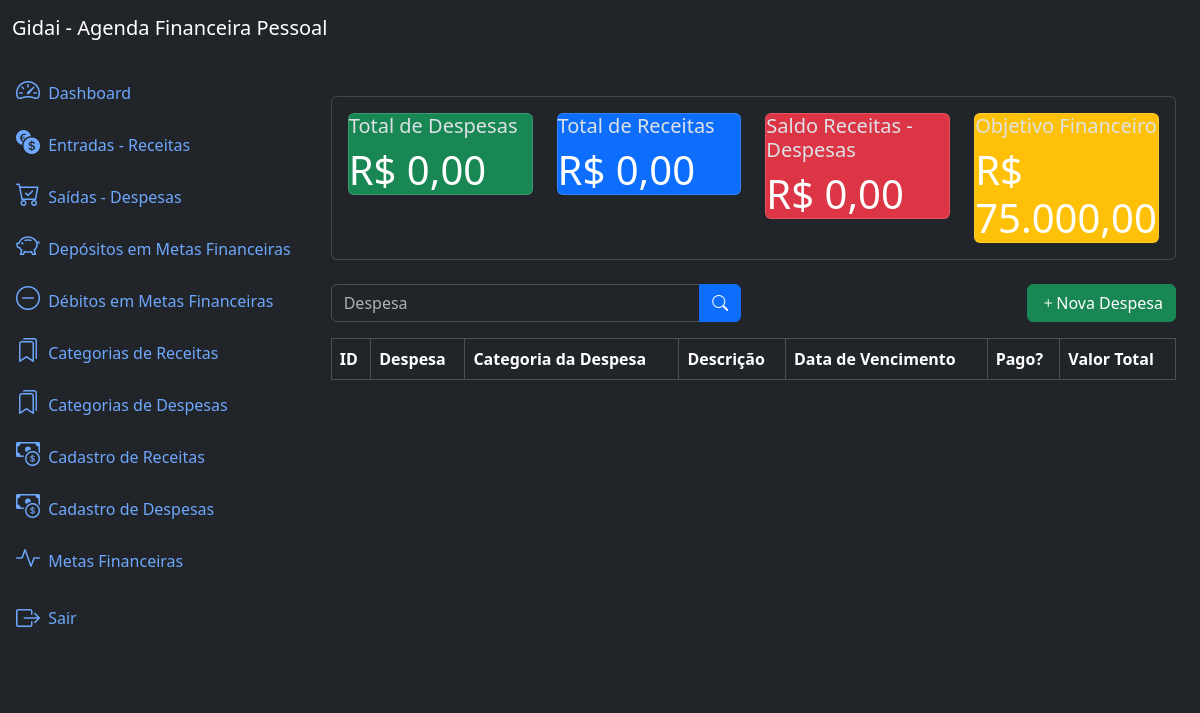
The app's page /expenses/list/ (signed in), older data.
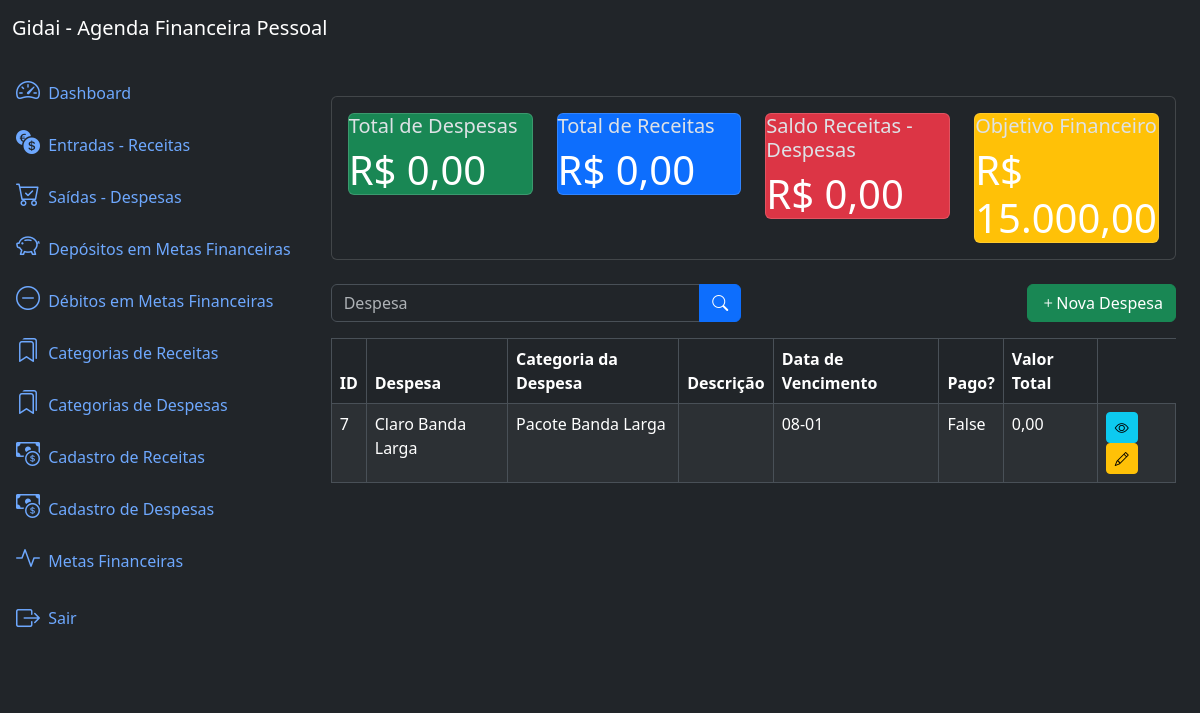
The same page, newer data.
### expenses/models.py (models this page shows, shortened)
class Expense(models.Model):
    name = models.CharField(max_length=200)
    kindexpense = models.ForeignKey(KindExpense, on_delete=models.PROTECT, name='expenses')
    description = models.TextField(null=True, blank=True)
    duedate = models.CharField(max_length=5, validators=[validate_day_month], help_text="Insira dia e mês DD-MM")
    paid = models.BooleanField(default=True)
    value = models.DecimalField(max_digits=20, decimal_places=2, blank=True, null=True, default=0.00)
    class Meta:
        ordering = ['name']

### kindexpenses/models.py (models this page shows)
class KindExpense(models.Model):
    name = models.CharField(max_length=100)
    description = models.TextField(blank=True, null=True)
    class Meta:
        ordering = ['name']
    def __str__(self):
        return self.name

### expenses/views.py (the view)
# urls.py: path('expenses/list/', views.ExpenseListView.as_view(), name='expense_list'), # a utilização do name aqui, serve por exemplo para ser usada no HTML no método de busca
class ExpenseListView(LoginRequiredMixin, ListView):
    model = models.Expense
    template_name = 'expense_list.html'
    context_object_name ='expenses'
    paginate_by = 10
    def get_queryset(self):
        queryset = super().get_queryset()
        name = self.request.GET.get('name')
        if name:
            queryset = queryset.filter(name__icontains=name)
        return queryset
    def get_context_data(self, **kwargs):
        context = super().get_context_data(**kwargs)
        context['expense_metrics'] = metrics.get_expense_metrics()
        return context

### app/metrics.py (called while the page is built)
def get_expense_metrics():
    revenues = Revenue.objects.all()
    expenses = Expense.objects.all()
    goals    = Goal.objects.all()
    total_revenue = sum(revenue.value for revenue in revenues)
    total_expense = sum(expense.value for expense in expenses)
    balance = total_revenue - total_expense
    total_goal = sum(goal.goalvalue for goal in goals)
    return dict(
        total_revenue=number_format(total_revenue, decimal_pos=2, force_grouping=True),
        total_expense=number_format(total_expense, decimal_pos=2, force_grouping=True),
        balance=number_format(balance, decimal_pos=2, force_grouping=True),
        total_goal=number_format(total_goal, decimal_pos=2, force_grouping=True),
        )

### expenses/templates/expense_list.html (shortened to what this page needs)
{% extends 'base.html'  %}
{% block content %}
{% include 'components/_expense_metrics.html' %}
<div class="row mb-3">
    <div class="col-md-6">
        <form method="get" action="{% url 'expense_list' %}">
            <div class="input-group">
                <input type="text" class="form-control" name="name" placeholder="Despesa" value="{{ request.GET.name}}">
                <button type="submit" class="btn btn-primary">
                    <i class="bi bi-search"></i>
                </button>
            </div>
        </form>
    </div>
    <div class="col-md-6">
        <a href="{% url 'expense_create' %}" class="btn btn-success float-end">
            <i class="bi bi-plus"></i>Nova Despesa
        </a>
    </div>
</div>
<div class="table-responsive">
    <table class="table table-striped table-bordered">
        <thead class="thead-dark">
            <tr>
                <th>ID</th>
                <th>Despesa</th>
                <th>Categoria da Despesa</th>
                <th>Descrição</th>
                <th>Data de Vencimento</th>
                <th>Pago?</th>
                <th>Valor Total</th>
            </tr>
        </thead>
        <tbody>
            {% for expense in expenses %}
                <tr>
                    <td> {{ expense.id }} </td>
                    <td> {{ expense.name }} </td>
                    <td> {{ expense.expenses }} </td>
                    <td> {{ expense.description }} </td>
                    <td> {{ expense.duedate }} </td>
                    <td> {{ expense.paid }} </td>
                    <td> {{ expense.value }} </td>
                    <td>
                        <a href="{% url 'expense_detail' expense.id %}" class="btn btn-info btn-sm">
                            <i class="bi bi-eye"></i>
                        </a>
                        <a href="{% url 'expense_update' expense.id %}" class="btn btn-warning btn-sm">
                            <i class="bi bi-pencil"></i>
                        </a>
                    </td>
                </tr>
            {% endfor %}
        </tbody>
    </table>
</div>
{% endblock %}

Row changes from the older to the newer data that the page shows:
added Expense: id "7", name "Claro Banda Larga", expenses "Pacote Banda Larga", duedate "08-01", paid "False", value "0,00"
Text that changed along with them:
{{ expense_metrics.total_goal }}: "75.000,00" → "15.000,00"
